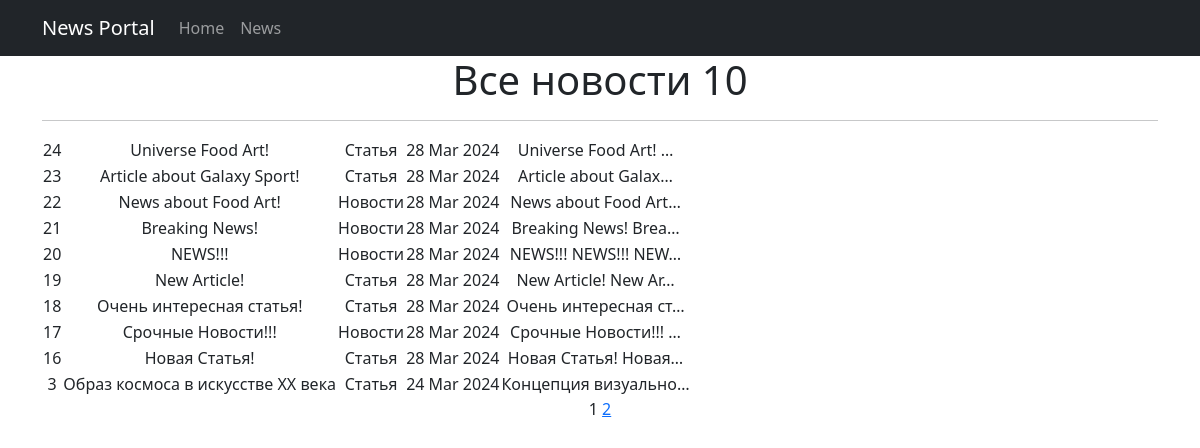
Page /news/ on the committed database.
### news/models.py (models this page shows, shortened)
class Post(models.Model):
    author = models.ForeignKey(Author, on_delete=models.CASCADE)
    choice = models.CharField(max_length=10, choices=POSITION, default=news)
    time_post = models.DateTimeField(auto_now_add=True)
    categories = models.ManyToManyField(Category, through='PostCategory')
    title = models.CharField(max_length=255)
    text = models.TextField()
    post_rating = models.IntegerField(default=0)

### news/views.py (the view)
# urls.py: path('', PostsList.as_view(), name='post_list'),
class PostsList(ListView):
    queryset = Post.objects.order_by('-time_post')
    template_name = 'posts.html'
    context_object_name = 'posts'
    paginate_by = 10
    def get_queryset(self):
        queryset = super().get_queryset()
        self.filterset = PostFilter(self.request.GET, queryset)
        return self.filterset.qs
    def get_context_data(self, **kwargs):
        context = super().get_context_data(**kwargs)
        context['filterset'] = self.filterset
        return context

### news/templatetags/custom_filters.py (called while the page is built)
@register.filter()
def censor(value):
    word = value.replace('его', 'е**')
    return word

### news/templatetags/custom_tags.py (called while the page is built)
@register.simple_tag(takes_context=True)
def url_replace(context, **kwargs):
   d = context['request'].GET.copy()
   for k, v in kwargs.items():
       d[k] = v
   return d.urlencode()

### templates/posts.html (shortened to what this page needs)
{% extends 'flatpages/default.html' %}
{% load custom_filters %}
{% load custom_tags %}
{% block content %}
    <h1>Все новости
    {{ posts|length }}
    </h1>
    <hr>
    {% if posts %}
        <table>
            {% for post in posts %}
            <tr>
                <td>{{ post.id }}</td>
                <td>{{ post.title|censor }}</td>
                <td>{{ post.choice }}</td>
                <td>{{ post.time_post|date:'d M Y' }}</td>
                <td>{{ post.text|truncatechars:20|censor }}</td>
            </tr>
            {% endfor %}
        </table>
    {% else %}
        <h2>Новостей нет!</h2>
    {% endif %}
    {{ page_obj.number }}
    {% if page_obj.has_next %}
        <a href="?{% url_replace page=page_obj.next_page_number %}">{{ page_obj.next_page_number }}</a>
    {% endif %}
{% endblock content %}

### templates/flatpages/default.html (shortened to what this page needs)
<!DOCTYPE html>
<html lang="en">
    <head>
        {% load static %}
        <link href="{% static 'css/styles.css' %}" rel="stylesheet" />
    </head>
    <body>
        <nav class="navbar navbar-expand-lg navbar-dark bg-dark static-top">
            <div class="container">
                <a class="navbar-brand" href="#">News Portal</a>
                <div class="collapse navbar-collapse" id="navbarResponsive">
                    <ul class="navbar-nav ml-auto">
                        <li class="nav-item">
                            <a class="nav-link" href="/home/">Home</a>
                        </li>
                        <li class="nav-item active">
                            <a class="nav-link" href="/news/">News</a>
                        </li>
                    </ul>
                </div>
            </div>
        </nav>
        <div class="container">
            <div class="row">
                <div class="col-lg-12 text-center">
                    {% block content %}
                    {% endblock content %}
                </div>
            </div>
        </div>
    </body>
</html>

### rows in the picture
Post: id "24", title|censor "Universe Food Art!", choice "Статья", time_post "28 Mar 2024", text|censor "Universe Food Art! …"
Post: id "23", title|censor "Article about Galaxy Sport!", choice "Статья", time_post "28 Mar 2024", text|censor "Article about Galax…"
Post: id "22", title|censor "News about Food Art!", choice "Новости", time_post "28 Mar 2024", text|censor "News about Food Art…"
Post: id "21", title|censor "Breaking News!", choice "Новости", time_post "28 Mar 2024", text|censor "Breaking News! Brea…"
Post: id "20", title|censor "NEWS!!!", choice "Новости", time_post "28 Mar 2024", text|censor "NEWS!!! NEWS!!! NEW…"
Post: id "19", title|censor "New Article!", choice "Статья", time_post "28 Mar 2024", text|censor "New Article! New Ar…"
Post: id "18", title|censor "Очень интересная статья!", choice "Статья", time_post "28 Mar 2024", text|censor "Очень интересная ст…"
Post: id "17", title|censor "Срочные Новости!!!", choice "Новости", time_post "28 Mar 2024", text|censor "Срочные Новости!!! …"
Post: id "16", title|censor "Новая Статья!", choice "Статья", time_post "28 Mar 2024", text|censor "Новая Статья! Новая…"
Post: id "3", title|censor "Образ космоса в искусстве XX века", choice "Статья", time_post "24 Mar 2024", text|censor "Концепция визуально…"

### other values in the picture
{{ posts|length }} "10"
{{ page_obj.number }} "1"
{{ page_obj.next_page_number }} "2"
